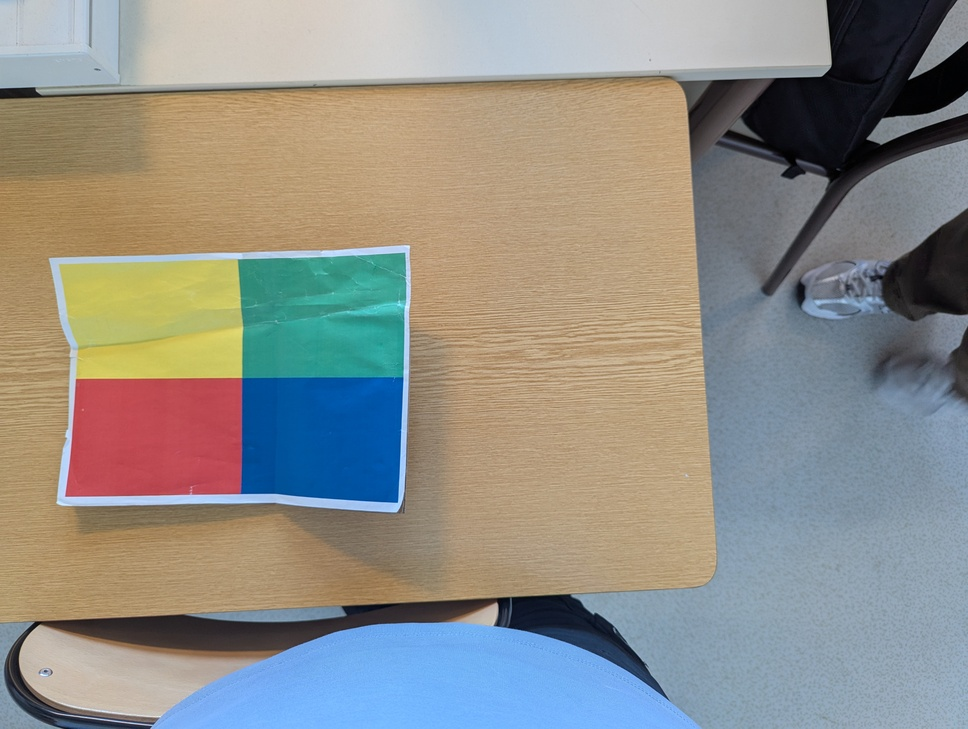
#> input picture src/FWSFR/algo_detection/photo1.jpg, 968 x 729 px, shrunk from 4080 x 3072 before the run
$ python -i algo.py   (imports and definitions only)
#> lines starting #> are read from the running program, lines starting #| are printed output that depends on the picture; after the words box and inside, x2 and y2 are one past the last pixel; in counts of white or black regions, pixels touching at a corner belong together
import cv2
import numpy as np

def generer_masque_balise(image_rgb):
    """Retourne un masque binaire où la balise colorée apparaît en blanc."""

    # Plages HSV des 4 couleurs de la balise
    PLAGES_HSV = {
        "jaune": ((20, 100, 100), (35, 255, 255)),
        "vert":  ((40, 50, 50),   (85, 255, 255)),
        "rouge1": ((0, 100, 100), (10, 255, 255)),
        "rouge2": ((160, 100, 100), (180, 255, 255)),
        "bleu":  ((100, 100, 100), (130, 255, 255))
    }

    hsv = cv2.cvtColor(image_rgb, cv2.COLOR_RGB2HSV)
#> hsv: shape (729, 968, 3); mean H, S, V 64.2, 81, 167.3
    masque_total = np.zeros(hsv.shape[:2], dtype=np.uint8)

    for _, (bas, haut) in PLAGES_HSV.items():
        masque = cv2.inRange(hsv, np.array(bas), np.array(haut))
        masque_total = cv2.bitwise_or(masque_total, masque)
#> this loop made 5 passes
#> pass 1, in generer_masque_balise, `masque = cv2.inRange(hsv, np.array(bas), np.array(haut))`:
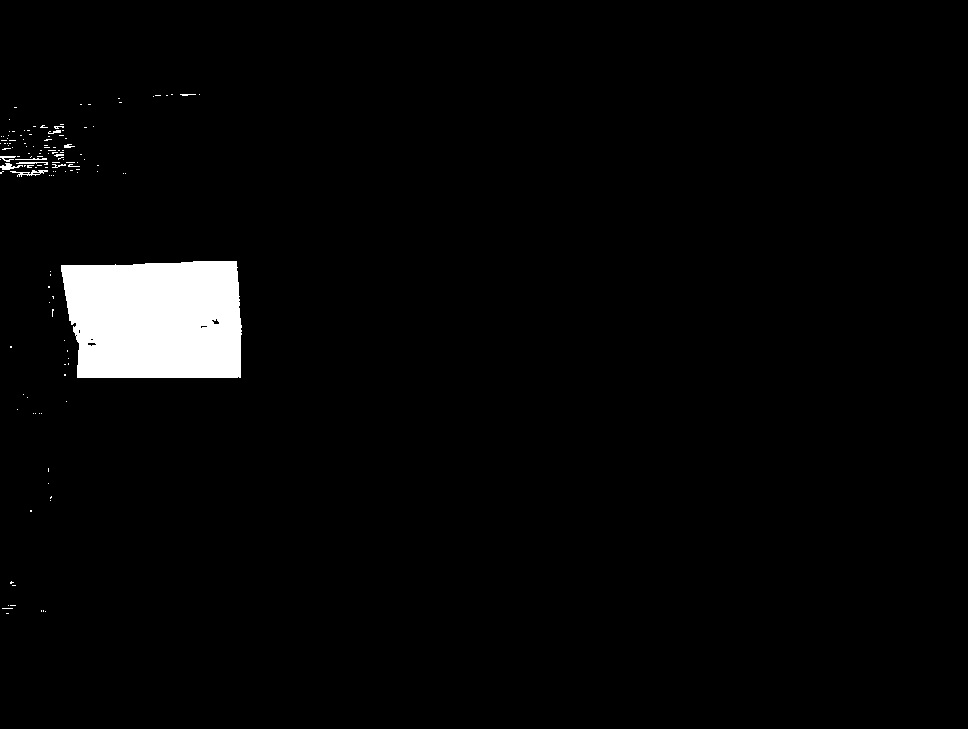
#> masque: shape (729, 968); 2.9% white; 134 white regions (123 under 20 px), largest, box (x1, y1, x2, y2) and area: (61, 261, 242, 378) 19371, (10, 170, 48, 177) 103, (0, 163, 23, 170) 80
#> pass 2, in generer_masque_balise, `masque = cv2.inRange(hsv, np.array(bas), np.array(haut))`:
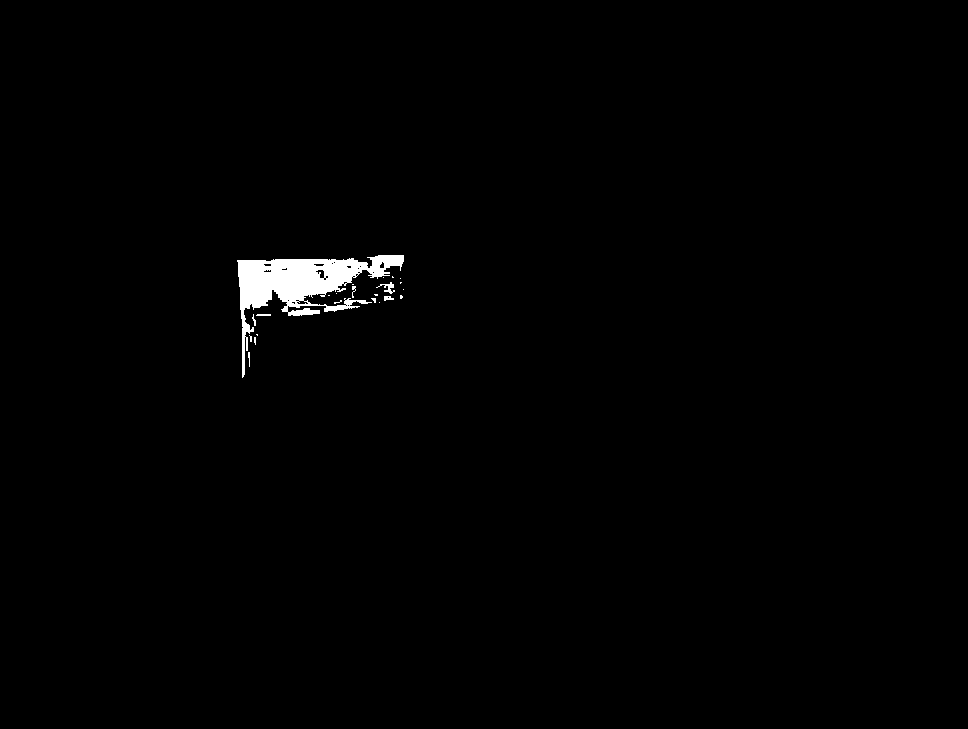
#> masque: shape (729, 968); 0.87% white; 23 white regions (16 under 20 px), largest, box (x1, y1, x2, y2) and area: (237, 255, 404, 378) 5857, (376, 282, 395, 294) 79, (384, 296, 394, 301) 35
#> pass 3, in generer_masque_balise, `masque = cv2.inRange(hsv, np.array(bas), np.array(haut))`:
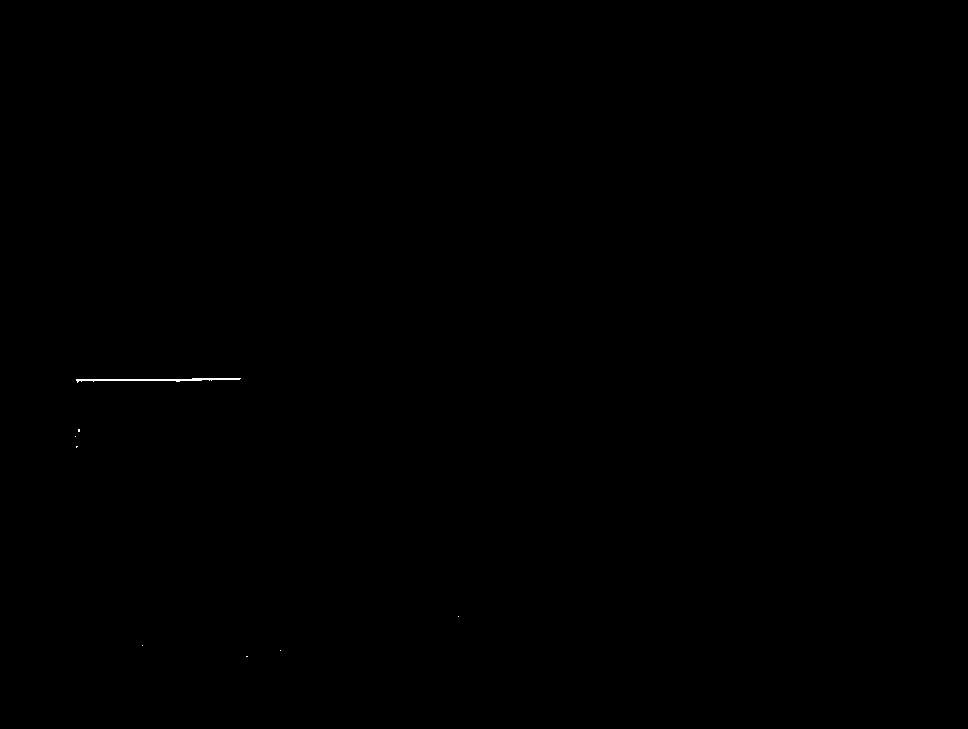
#> masque: shape (729, 968); 0.05% white in thin lines or dots, all inside (x1, y1, x2, y2) = (75, 378, 459, 657)
#> after the loop:
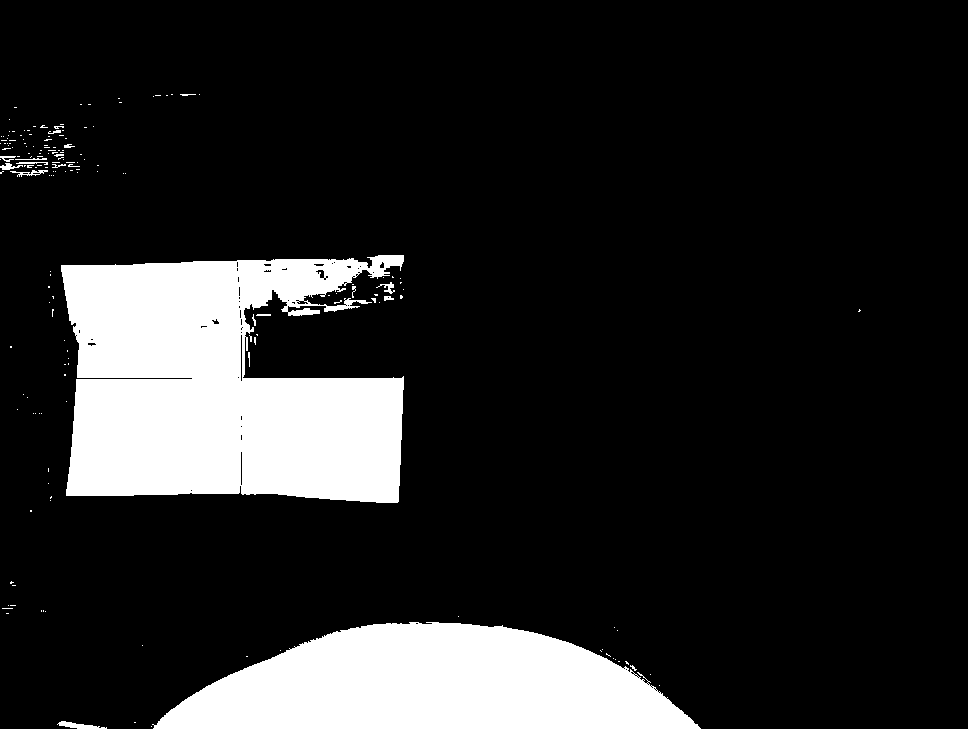
#> masque_total: shape (729, 968); 15.1% white; 177 white regions (158 under 20 px), largest, box (x1, y1, x2, y2) and area: (61, 255, 404, 503) 64183, (152, 622, 701, 729) 40926, (57, 721, 107, 729) 194

    # Nettoyage du masque
    kernel = np.ones((5, 5), np.uint8)
    masque_total = cv2.morphologyEx(masque_total, cv2.MORPH_OPEN, kernel)
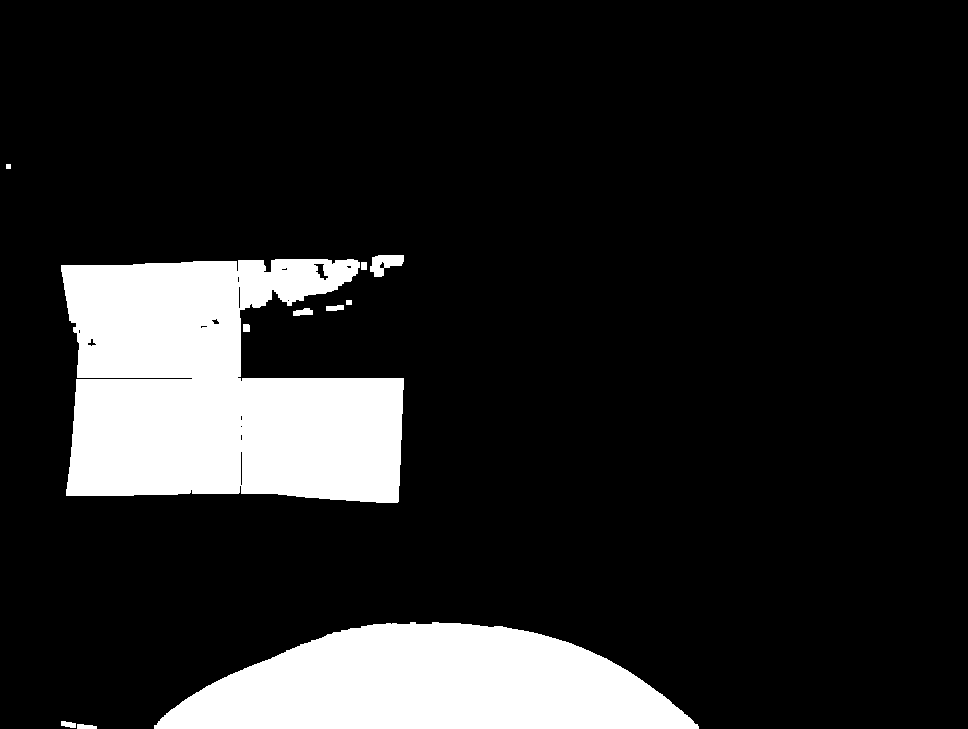
#> masque_total: shape (729, 968); 14.8% white; 11 white regions, largest, box (x1, y1, x2, y2) and area: (61, 259, 404, 503) 62522, (154, 622, 699, 729) 40820, (370, 255, 404, 277) 463
    masque_total = cv2.morphologyEx(masque_total, cv2.MORPH_CLOSE, kernel)
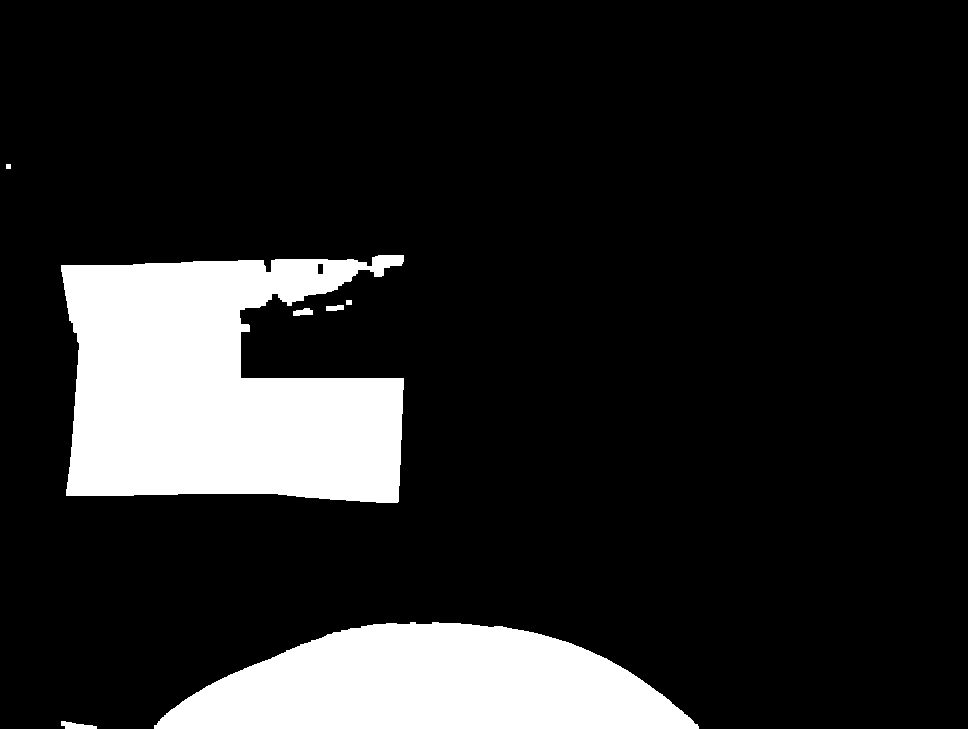
#> masque_total: shape (729, 968); 14.8% white; 7 white regions, largest, box (x1, y1, x2, y2) and area: (61, 255, 404, 503) 63516, (154, 622, 699, 729) 40821, (61, 721, 97, 729) 182

    return masque_total

# [15 lines left out: function position_balise_dans_image, not called in this run]

>>> import cv2
>>> picture = cv2.cvtColor(cv2.imread('photo1.jpg'), cv2.COLOR_BGR2RGB)
>>> result = generer_masque_balise(picture)

$ run again, on src/FWSFR/algo_detection/photo2.jpg
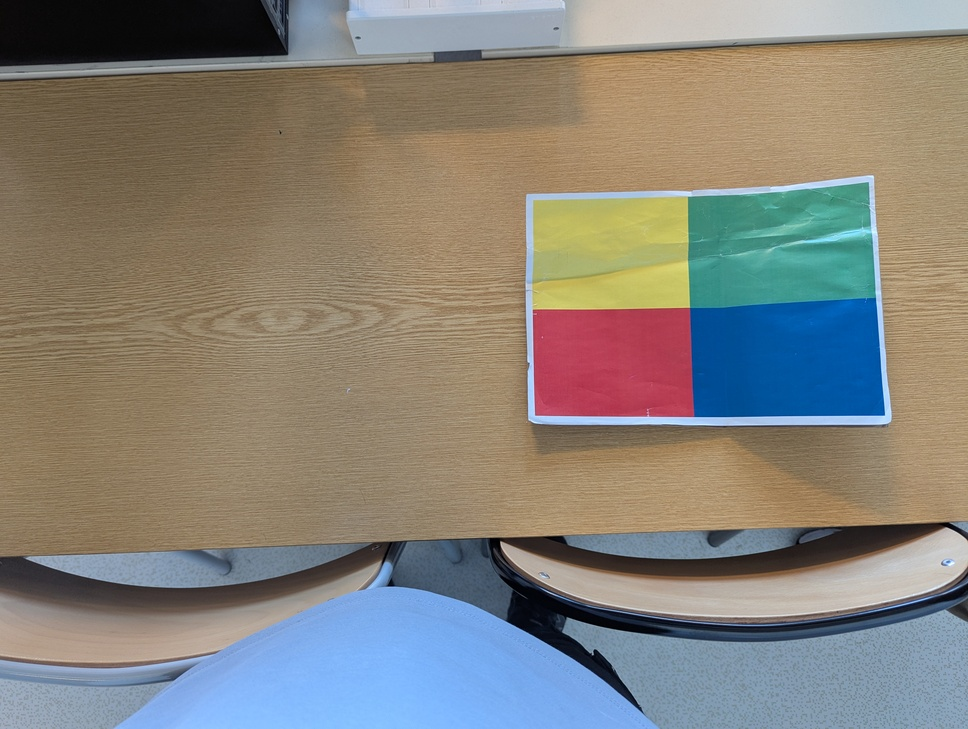
#> input picture src/FWSFR/algo_detection/photo2.jpg, 968 x 729 px, shrunk from 4080 x 3072 before the run
#> hsv: shape (729, 968, 3); mean H, S, V 48, 87.1, 154.8
#> the loop in generer_masque_balise, `for _, (bas, haut) in PLAGES_HSV.items():` made 5 passes
#> pass 1, in generer_masque_balise, `masque = cv2.inRange(hsv, np.array(bas), np.array(haut))`:
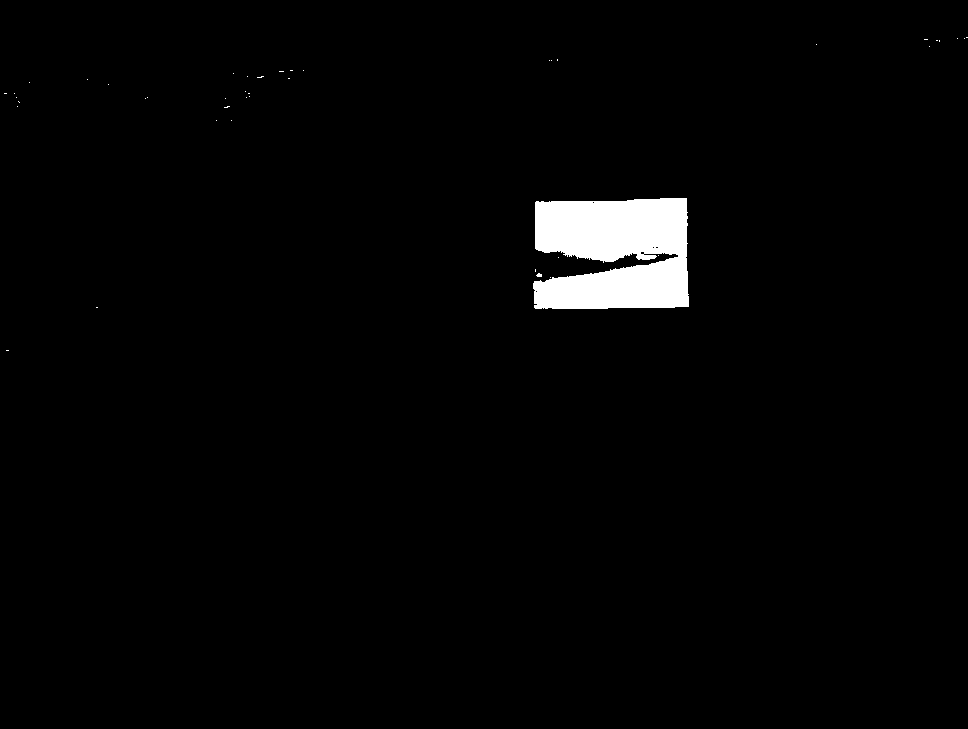
#> masque: shape (729, 968); 2.1% white; 44 white regions (43 under 20 px), largest, box (x1, y1, x2, y2) and area: (533, 198, 689, 309) 14525
#> in generer_masque_balise, `masque_total = cv2.morphologyEx(masque_total, cv2.MORPH_CLOSE, kernel)`:
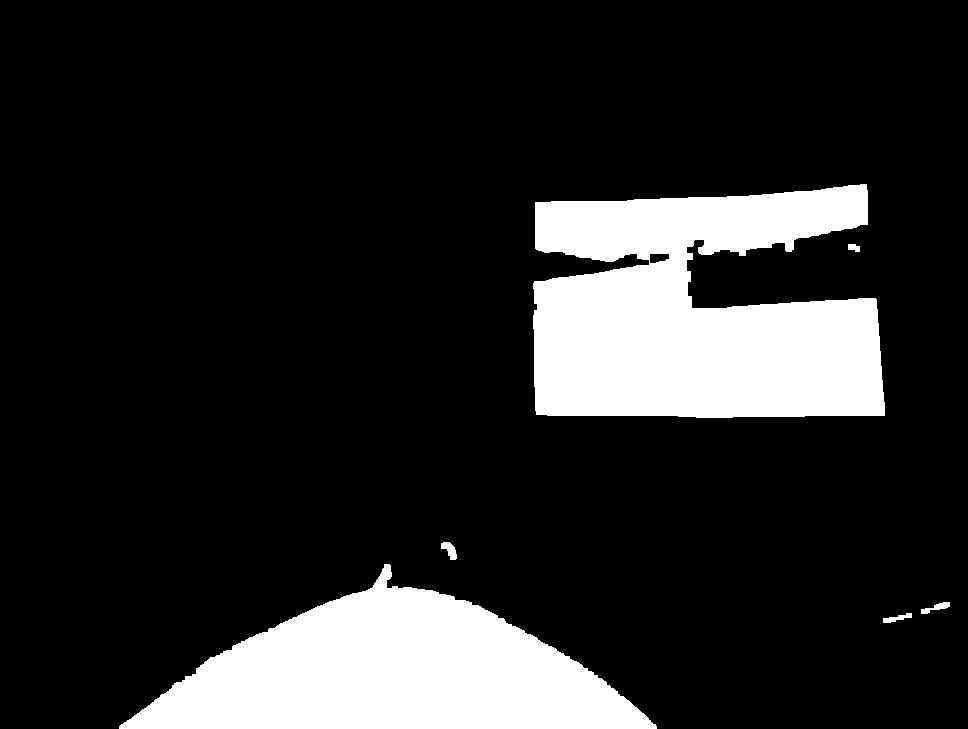
#> masque_total: shape (729, 968); 15.7% white; 6 white regions, box (x1, y1, x2, y2) and area: (533, 184, 885, 418) 62153, (119, 564, 657, 729) 48117, (441, 542, 457, 560) 167, (921, 602, 950, 614) 152, (883, 613, 912, 623) 139, (848, 244, 860, 252) 74

$ run again, on src/FWSFR/algo_detection/photo3.jpg
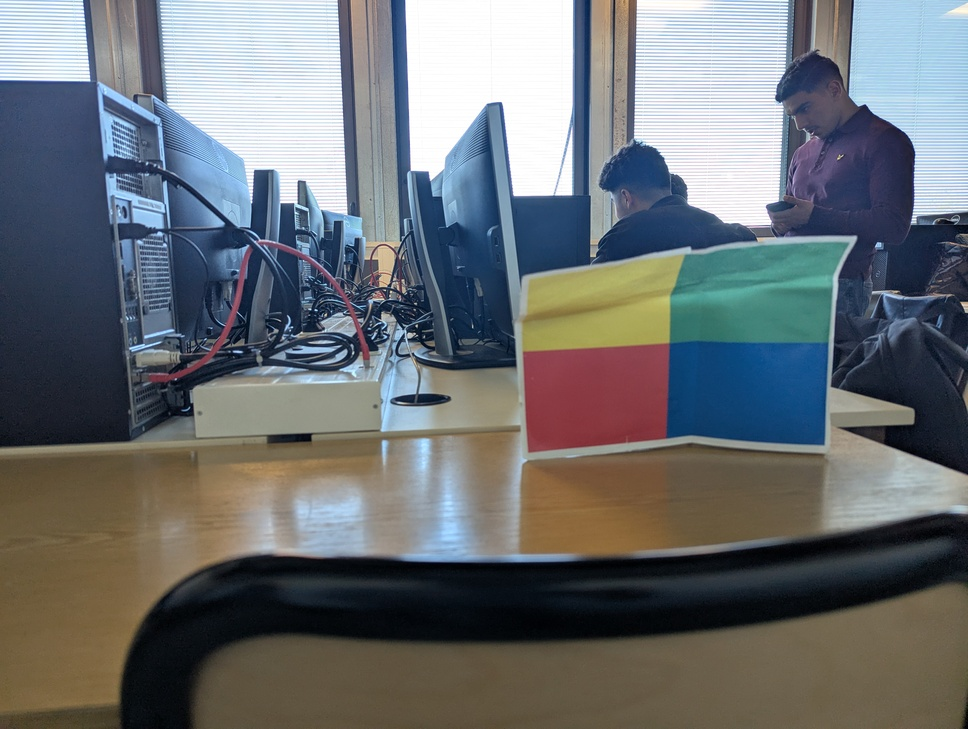
#> input picture src/FWSFR/algo_detection/photo3.jpg, 968 x 729 px, shrunk from 4080 x 3072 before the run
#> hsv: shape (729, 968, 3); mean H, S, V 76.3, 86.5, 128.3
#> the loop in generer_masque_balise, `for _, (bas, haut) in PLAGES_HSV.items():` made 5 passes
#> pass 1, in generer_masque_balise, `masque = cv2.inRange(hsv, np.array(bas), np.array(haut))`:
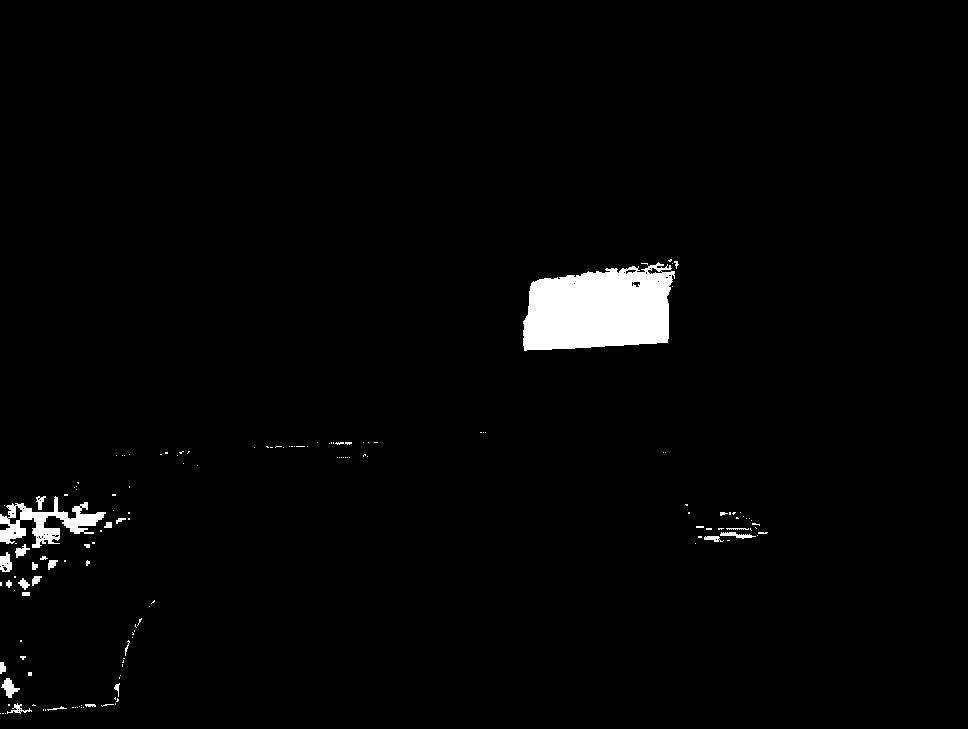
#> masque: shape (729, 968); 2.1% white; 148 white regions (121 under 20 px), largest, box (x1, y1, x2, y2) and area: (523, 262, 675, 351) 10560, (0, 496, 106, 548) 2082, (1, 678, 20, 698) 181
#> in generer_masque_balise, `masque_total = cv2.morphologyEx(masque_total, cv2.MORPH_CLOSE, kernel)`:
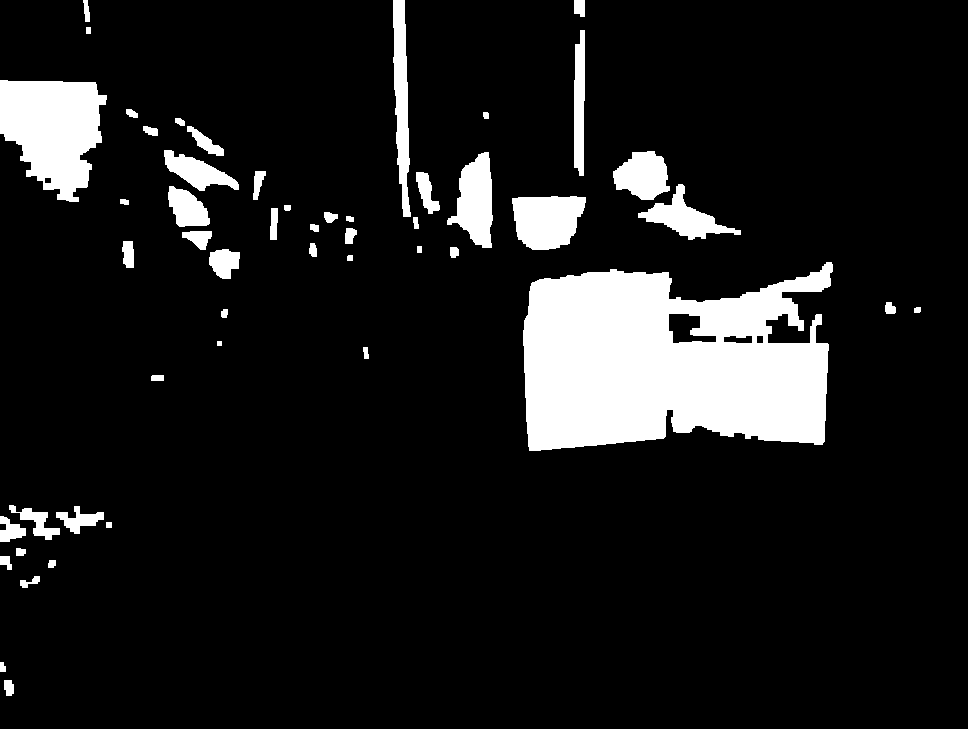
#> masque_total: shape (729, 968); 10.8% white; 51 white regions, largest, box (x1, y1, x2, y2) and area: (523, 262, 833, 451) 44581, (0, 80, 107, 202) 9055, (512, 196, 586, 250) 3168
